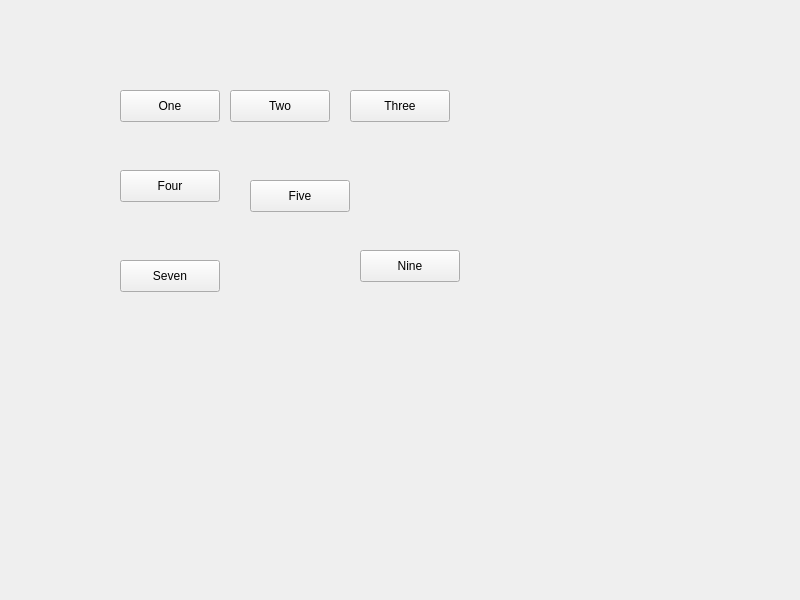
<?xml version="1.0" encoding="UTF-8"?>
<ui version="4.0">
 <class>Widget</class>
 <widget class="QWidget" name="Widget">
  <property name="geometry">
   <rect>
    <x>0</x>
    <y>0</y>
    <width>800</width>
    <height>600</height>
   </rect>
  </property>
  <property name="windowTitle">
   <string>Widget</string>
  </property>
  <widget class="QPushButton" name="buttonOne">
   <property name="geometry">
    <rect>
     <x>120</x>
     <y>90</y>
     <width>100</width>
     <height>32</height>
    </rect>
   </property>
   <property name="text">
    <string>One</string>
   </property>
  </widget>
  <widget class="QPushButton" name="buttonTwo">
   <property name="geometry">
    <rect>
     <x>230</x>
     <y>90</y>
     <width>100</width>
     <height>32</height>
    </rect>
   </property>
   <property name="text">
    <string>Two</string>
   </property>
  </widget>
  <widget class="QPushButton" name="buttonFour">
   <property name="geometry">
    <rect>
     <x>120</x>
     <y>170</y>
     <width>100</width>
     <height>32</height>
    </rect>
   </property>
   <property name="text">
    <string>Four</string>
   </property>
  </widget>
  <widget class="QPushButton" name="buttonFive">
   <property name="geometry">
    <rect>
     <x>250</x>
     <y>180</y>
     <width>100</width>
     <height>32</height>
    </rect>
   </property>
   <property name="text">
    <string>Five</string>
   </property>
  </widget>
  <widget class="QPushButton" name="buttonSeven">
   <property name="geometry">
    <rect>
     <x>120</x>
     <y>260</y>
     <width>100</width>
     <height>32</height>
    </rect>
   </property>
   <property name="text">
    <string>Seven</string>
   </property>
  </widget>
  <widget class="QPushButton" name="buttonNine">
   <property name="geometry">
    <rect>
     <x>360</x>
     <y>250</y>
     <width>100</width>
     <height>32</height>
    </rect>
   </property>
   <property name="text">
    <string>Nine</string>
   </property>
  </widget>
  <widget class="QPushButton" name="buttonThree">
   <property name="geometry">
    <rect>
     <x>350</x>
     <y>90</y>
     <width>100</width>
     <height>32</height>
    </rect>
   </property>
   <property name="sizePolicy">
    <sizepolicy hsizetype="Minimum" vsizetype="Expanding">
     <horstretch>0</horstretch>
     <verstretch>0</verstretch>
    </sizepolicy>
   </property>
   <property name="text">
    <string>Three</string>
   </property>
  </widget>
 </widget>
 <resources/>
 <connections/>
</ui>
